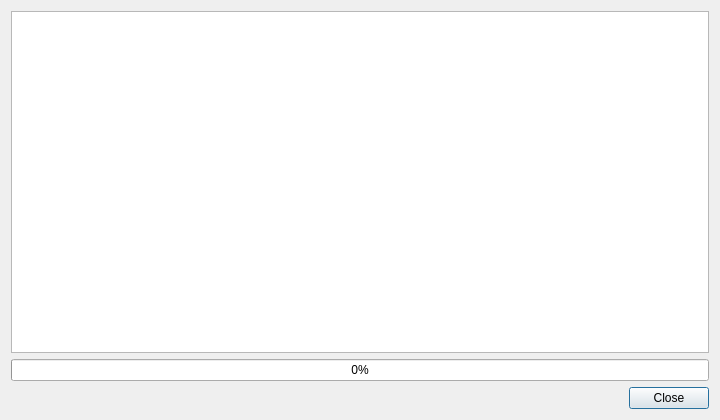
<?xml version="1.0" encoding="UTF-8"?>
<ui version="4.0">
 <class>DialogTransferLog</class>
 <widget class="QDialog" name="DialogTransferLog">
  <property name="geometry">
   <rect>
    <x>0</x>
    <y>0</y>
    <width>720</width>
    <height>420</height>
   </rect>
  </property>
  <property name="windowModality">
   <enum>Qt::ApplicationModal</enum>
  </property>
  <property name="windowTitle">
   <string>Transfer</string>
  </property>
  <layout class="QVBoxLayout" name="verticalLayout">
   <item>
    <widget class="QPlainTextEdit" name="plainTextEditLog">
     <property name="readOnly">
      <bool>true</bool>
     </property>
     <property name="lineWrapMode">
      <enum>QPlainTextEdit::NoWrap</enum>
     </property>
    </widget>
   </item>
   <item>
    <widget class="QProgressBar" name="progressBar">
     <property name="value">
      <number>0</number>
     </property>
    </widget>
   </item>
   <item>
    <widget class="QDialogButtonBox" name="buttonBox">
     <property name="standardButtons">
      <set>QDialogButtonBox::Close</set>
     </property>
    </widget>
   </item>
  </layout>
 </widget>
 <resources/>
 <connections/>
</ui>
